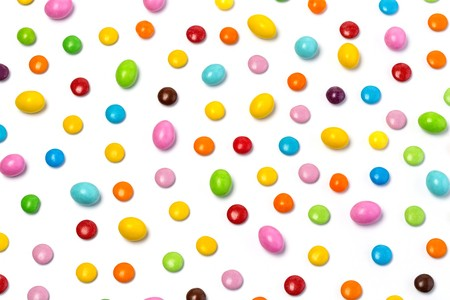
#> input picture images/chocolet2.jpg, 450 x 300 px
$ jupyter execute --allow-errors Morphological_Transformations.ipynb
#> lines starting #> are read from the running program, lines starting #| are printed output that depends on the picture; after the words box and inside, x2 and y2 are one past the last pixel; in counts of white or black regions, pixels touching at a corner belong together
[cell 1]
import numpy as np
from matplotlib import pyplot as plt
import cv2 as cv

[cell 2]
img = cv.imread('images/chocolet2.jpg', cv.IMREAD_GRAYSCALE)
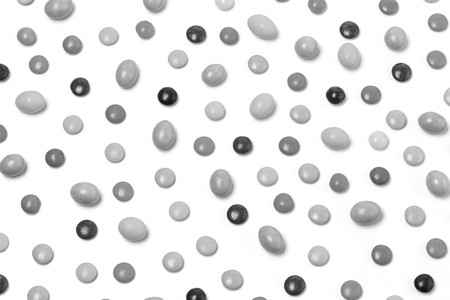
#> img: shape (300, 450); min 7, max 255, mean 231.2
_, mask = cv.threshold(img, 220, 255, cv.THRESH_BINARY_INV)
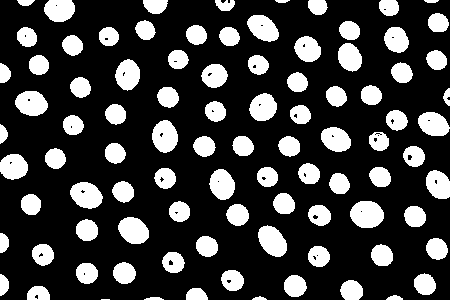
#> mask: shape (300, 450); 24.1% white; 92 white regions (1 under 20 px), largest, box (x1, y1, x2, y2) and area: (350, 201, 384, 228) 730, (258, 225, 287, 257) 656, (70, 182, 103, 209) 649

kernal = np.ones((5,5), np.uint8)
dilation = cv.dilate(mask, kernal, iterations=3)
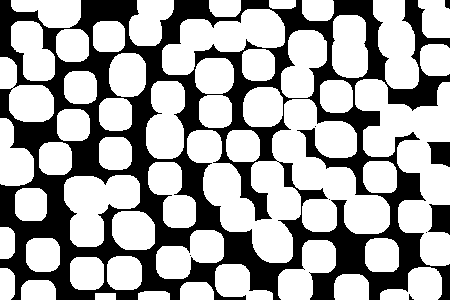
#> dilation: shape (300, 450); 64.3% white; 9 black regions (5 under 20 px), largest, box (x1, y1, x2, y2) and area: (0, 0, 450, 300) 47241, (428, 204, 450, 235) 512, (427, 142, 450, 167) 444, (445, 0, 450, 9) 40
erosion = cv.erode(mask, kernal, iterations=1)
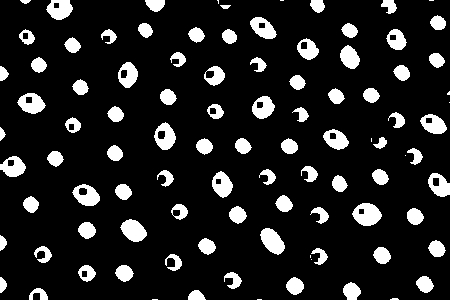
#> erosion: shape (300, 450); 13.1% white; 97 white regions (12 under 20 px), largest, box (x1, y1, x2, y2) and area: (352, 203, 382, 226) 478, (260, 228, 285, 255) 431, (120, 219, 147, 242) 419
opening = cv.morphologyEx(mask, cv.MORPH_OPEN, kernal)
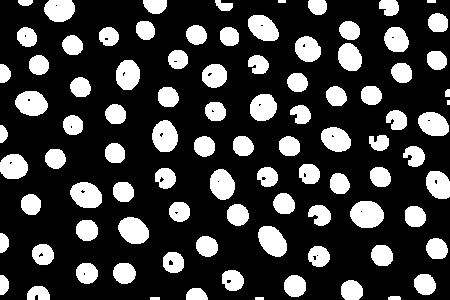
#> opening: shape (300, 450); 23.7% white; 92 white regions (1 under 20 px), largest, box (x1, y1, x2, y2) and area: (350, 201, 384, 228) 730, (258, 226, 287, 257) 655, (70, 182, 102, 208) 642
closing = cv.morphologyEx(mask, cv.MORPH_CLOSE, kernal)
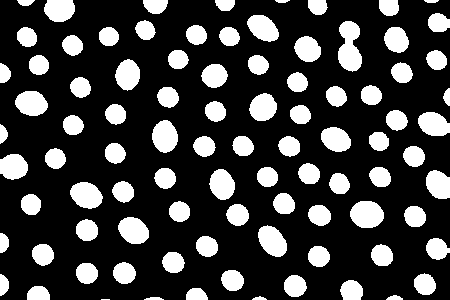
#> closing: shape (300, 450); 24.3% white; 91 white regions (1 under 20 px), largest, box (x1, y1, x2, y2) and area: (338, 21, 362, 72) 872, (350, 201, 384, 228) 731, (70, 182, 103, 209) 656
morphological_gradient = cv.morphologyEx(mask, cv.MORPH_GRADIENT, kernal)
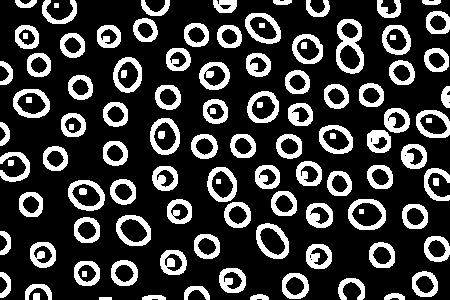
#> morphological_gradient: shape (300, 450); 23% white; 111 white regions, largest, box (x1, y1, x2, y2) and area: (336, 19, 364, 74) 733, (348, 199, 386, 230) 488, (256, 223, 289, 259) 485
top_hat = cv.morphologyEx(mask, cv.MORPH_TOPHAT, kernal)
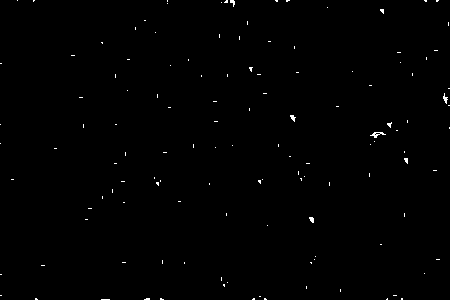
#> top_hat: shape (300, 450); 0.42% white in thin lines or dots


titles = ['image', 'mask', 'dilation', 'erosion', 'opening', 'closing', 'm_g', 't_h']
images = [img, mask, dilation, erosion, opening, closing, morphological_gradient, top_hat]

cv.imshow("mask", mask)
cv.imshow("image", img)
cv.imshow("dilation", dilation)
cv.imshow("erosion", erosion)
cv.imshow("opening", opening)
cv.imshow("closing", closing)
cv.imshow("m_g", morphological_gradient)
cv.imshow("t_h", top_hat)


cv.waitKey(0)
cv.destroyAllWindows()

#> (the rest of this cell did not finish here and is left out)
